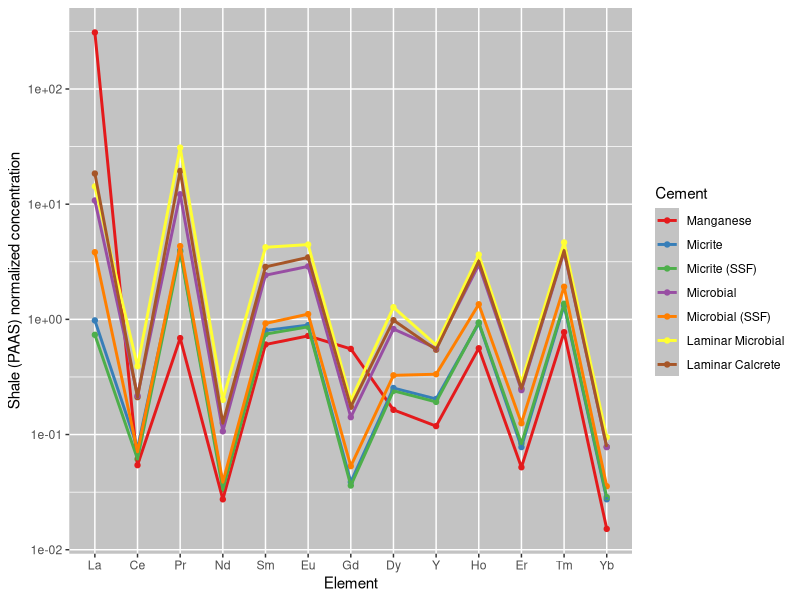
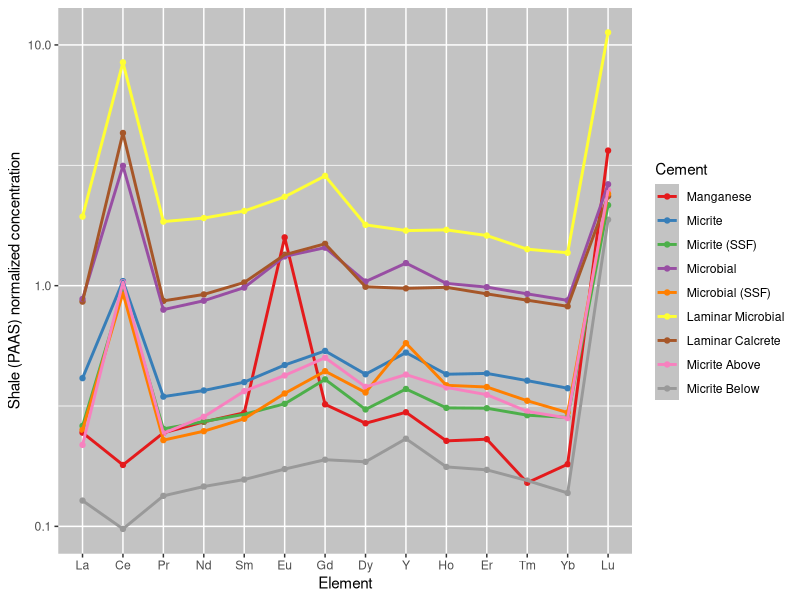
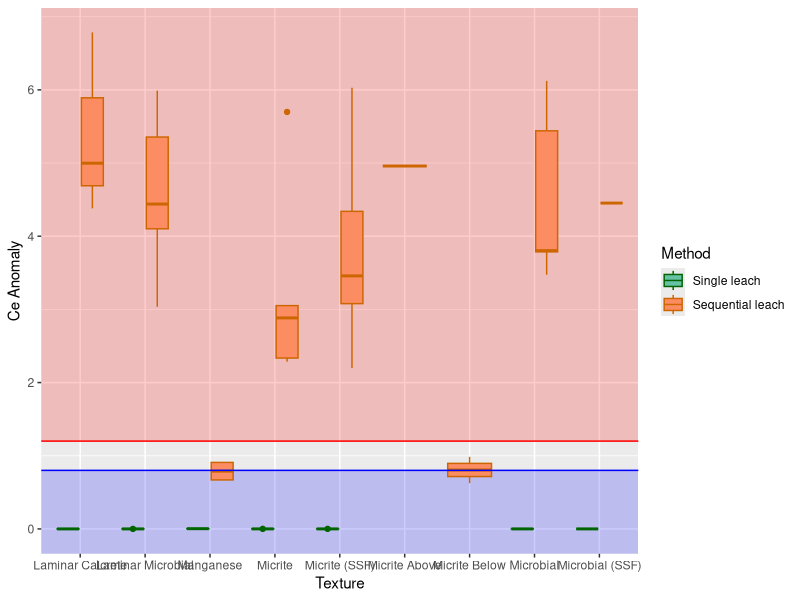
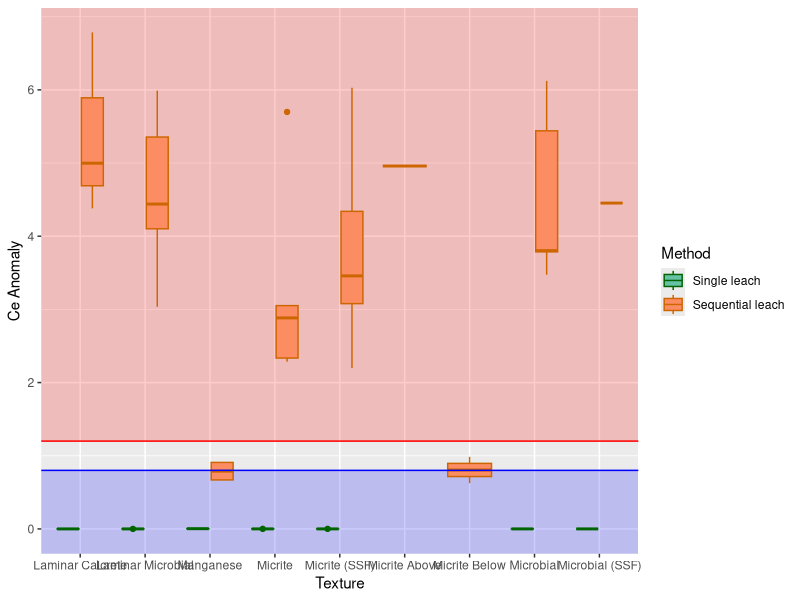

The R source for these figures, in order:
## ---- chunk 1
knitr::opts_chunk$set(echo = TRUE)
library(tidyverse)
library(readxl)
## ---- chunk 2
orig_data <- read_xlsx("ree_data_r.xlsx", 1)
rerun_data <- read_xlsx("jan2024 data.xlsx",4)
dil_data <- read_xlsx("jan2024 data DILUTED.xlsx",4)
cement_data <- read_excel("ree_data_r.xlsx", 2)
## ---- chunk 3
orig_data <- orig_data %>%
  rename(Sample = 1, Na = 2, Mg  = 3, K = 4, Ca = 5, V = 6, Cr = 7, Fe = 8, Mn = 9, Cu = 10, Zn = 11, Rb = 12, Sr = 13, Y = 14, Mo = 15, Ba = 16, La = 17, Ce = 18, Pr = 19, Nd = 20, Sm = 21, Eu = 22, Gd = 23, Dy = 24, Ho = 25, Er = 26, Tm = 27, Yb = 28, Lu = 29, Pb = 30, U = 31)

rerun_data <- rerun_data[-1,] %>%
  rename(Sample = 1, Na = 2, Mg  = 3, K = 4, Ca = 5, V = 6, Cr = 7, Fe = 8, Mn = 9, Cu = 10, Zn = 11, Rb = 12, Sr = 13, Y = 14, Mo = 15, Ba = 16, La = 17, Ce = 18, Pr = 19, Nd = 20, Sm = 21, Eu = 22, Gd = 23, Dy = 24, Ho = 25, Er = 26, Tm = 27, Yb = 28, Lu = 29, Pb = 30, U = 31)

dil_data <- dil_data[-1,] %>%
  rename(Sample = 1, Na = 2, Mg  = 3, K = 4, Ca = 5, V = 6, Cr = 7, Fe = 8, Mn = 9, Cu = 10, Zn = 11, Rb = 12, Sr = 13, Y = 14, Mo = 15, Ba = 16, La = 17, Ce = 18, Pr = 19, Nd = 20, Sm = 21, Eu = 22, Gd = 23, Dy = 24, Ho = 25, Er = 26, Tm = 27, Yb = 28, Lu = 29, Pb = 30, U = 31)

all_rerun <- bind_rows(rerun_data, dil_data) %>%
  mutate_at(2:31, as.numeric)
## ---- chunk 4
attach(orig_data)
orig_normalize <- orig_data %>%
  select("Sample", "La", "Ce", "Pr", "Nd", "Sm", "Eu", "Gd", "Dy", "Y", "Ho", "Er", "Tm", "Yb", "Lu") %>% #filter out non REY elements
  mutate(La = La/44.56, Ce = Ce/88.25, Pr = Pr/10.15, Nd = Nd/37.32, Sm = Sm/6.884, Eu = Eu/1.215, Gd = Gd/6.043, Dy = Dy/5.325, Y = Y/27.31, Ho = Ho/1.052, Er = Er/3.075, Tm = Tm/0.4510, Yb = Yb/3.012, Lu = Lu/0.4386) %>% #normalize values using PAAS data from Pourmand et al. 2012
    select("Sample", "La", "Ce", "Pr", "Nd", "Sm", "Eu", "Gd", "Dy", "Y", "Ho", "Er", "Tm", "Yb", "Lu") %>% #filter out non normalized values
  left_join(cement_data, by = c("Sample" = "Sample")) #attach cement to each observation


orig_normal <- data.frame(t(orig_normalize[2:15]))#transpose and remove first row containing sample names and cement row
colnames(orig_normal) <- orig_data$Sample #rename column names with sample names
orig_normal <- tibble::rownames_to_column(orig_normal, "element") %>%
  mutate(element = fct_inorder(element)) %>% #order elements
  pivot_longer(-element, names_to = "Sample", values_to = "Value") %>% #pivot data to have each element value as observation
  left_join(cement_data, by = c("Sample" = "Sample")) #attach cement to each observation
## ---- chunk 5
attach(all_rerun)
normalize <- all_rerun %>%
  select("Sample", "La", "Ce", "Pr", "Nd", "Sm", "Eu", "Gd", "Dy", "Y", "Ho", "Er", "Tm", "Yb", "Lu") %>% #filter out non REY elements
  mutate(La = La/44.56, Ce = Ce/88.25, Pr = Pr/10.15, Nd = Nd/37.32, Sm = Sm/6.884, Eu = Eu/1.215, Gd = Gd/6.043, Dy = Dy/5.325, Y = Y/27.31, Ho = Ho/1.052, Er = Er/3.075, Tm = Tm/0.4510, Yb = Yb/3.012, Lu = Lu/0.4386) %>% #normalize values using PAAS data from Pourmand et al. 2012
    select("Sample", "La", "Ce", "Pr", "Nd", "Sm", "Eu", "Gd", "Dy", "Y", "Ho", "Er", "Tm", "Yb", "Lu") %>% #filter out non normalized values
  left_join(cement_data, by = c("Sample" = "Sample")) #attach cement to each observation


normal <- data.frame(t(normalize[2:15]))#transpose and remove first row containing sample names and cement row
colnames(normal) <- all_rerun$Sample #rename column names with sample names
normal <- tibble::rownames_to_column(normal, "element") %>%
  mutate(element = fct_inorder(element)) %>% #order elements
  pivot_longer(-element, names_to = "Sample", values_to = "Value") %>% #pivot data to have each element value as observation
  left_join(cement_data, by = c("Sample" = "Sample")) #attach cement to each observation
## ---- chunk 6
orig_anomaly <- orig_normalize %>%
  mutate(
    Ce_anomaly = Ce/(Pr^2/Nd),
    Y_Ho_ratio = orig_data$Y/orig_data$Ho,
    Eu_anomaly = (2*Eu)/(Sm  + Gd),
    BSI = (2*(Sm + Gd + Dy)/3)/((La +Pr + Nd)/3+(Ho + Er +Tm +Yb +Lu)/5))

orig_anomaly_summ <- orig_anomaly %>%
  group_by(Cement) %>%
  summarise(
    Ce_mean = mean(Ce_anomaly),
    Ce_sd = sd(Ce_anomaly),
    Ce_max = max(Ce_anomaly),
    Ce_min = min(Ce_anomaly),
    YH_mean = mean(Y_Ho_ratio),
    YH_sd = sd(Y_Ho_ratio),
    YH_max = max(Y_Ho_ratio),
    YH_min = min(Y_Ho_ratio),
    Eu_mean = mean(Eu_anomaly),
    Eu_sd = sd(Eu_anomaly),
    Eu_max = max(Eu_anomaly),
    Eu_min = min(Eu_anomaly),
    BSI_mean = mean(BSI),
    BSI_sd = sd(BSI),
    BSI_max = max(BSI),
    BSI_min = min(BSI)
  )
## ---- chunk 7
anomaly <- normalize %>%
  mutate(
    Ce_anomaly = Ce/(Pr^2/Nd),
    Y_Ho_ratio = all_rerun$Y/all_rerun$Ho,
    Eu_anomaly = (2*Eu)/(Sm  + Gd),
    BSI = (2*(Sm + Gd + Dy)/3)/((La +Pr + Nd)/3+(Ho + Er +Tm +Yb +Lu)/5)) 

anomaly_summ <- anomaly %>%
  group_by(Cement) %>%
  summarise(
    Ce_mean = mean(Ce_anomaly),
    Ce_sd = sd(Ce_anomaly),
    Ce_max = max(Ce_anomaly),
    Ce_min = min(Ce_anomaly),
    YH_mean = mean(Y_Ho_ratio),
    YH_sd = sd(Y_Ho_ratio),
    YH_max = max(Y_Ho_ratio),
    YH_min = min(Y_Ho_ratio),
    Eu_mean = mean(Eu_anomaly),
    Eu_sd = sd(Eu_anomaly),
    Eu_max = max(Eu_anomaly),
    Eu_min = min(Eu_anomaly),
    BSI_mean = mean(BSI),
    BSI_sd = sd(BSI),
    BSI_max = max(BSI),
    BSI_min = min(BSI)
  )
## ---- chunk 8
combo_anomaly <- anomaly %>%
  mutate(method = "Sequential leach")
combo_anomaly <- orig_anomaly %>%
  mutate(method = "Single leach") %>%
  bind_rows(combo_anomaly) %>%
  mutate(method = factor(method, levels = c("Single leach", "Sequential leach")))
## ---- chunk 9
orig_cement_avg <- orig_normal %>%
  group_by(Cement, element) %>%
  summarise(
    n = n(),
    avg = mean(Value),
    sd = sd(Value)
  )
orig_cement_avg$Cement <- factor(orig_cement_avg$Cement, levels = c("Spar", "Microspar", "Manganese", "Micrite", "Micrite (SSF)", "Micrite (spicule)", "Microbial", "Microbial (SSF)", "Laminar Microbial", "Laminar Microbial (Strom)", "Laminar Microbial (sponge)", "Laminar Calcrete"))
## ---- chunk 10
cement_avg <- normal %>%
  group_by(Cement, element) %>%
  summarise(
    n = n(),
    avg = mean(Value),
    sd = sd(Value)
  )
cement_avg$Cement <- factor(cement_avg$Cement, levels = c("Spar", "Microspar", "Manganese", "Micrite", "Micrite (SSF)", "Micrite (spicule)", "Microbial", "Microbial (SSF)", "Laminar Microbial", "Laminar Microbial (Strom)", "Laminar Microbial (sponge)", "Laminar Calcrete", "Micrite Above", "Micrite Below"))
## ---- chunk 11
cement_aio <- orig_cement_avg %>% filter(element != "Lu")
cement_aio <- ggplot(cement_aio, aes(x = element, y = avg, color = Cement)) + 
  geom_point() +
  geom_line(aes(group = Cement), size = 1) +
  scale_y_log10() +
  scale_color_brewer(palette = "Set1") +
  theme(
   panel.background = element_rect(fill = "#C3C3C3"),
    legend.key = element_rect(fill = "#C3C3C3")
    ) +
  xlab("Element") +
  ylab("Shale (PAAS) normalized concentration")
cement_aio
## ---- chunk 12
cement_aio <- ggplot(cement_avg, aes(x = element, y = avg, color = Cement)) + 
  geom_point() +
  geom_line(aes(group = Cement), size = 1) +
  scale_y_log10() +
  scale_color_brewer(palette = "Set1") +
  theme(
   panel.background = element_rect(fill = "#C3C3C3"),
    legend.key = element_rect(fill = "#C3C3C3")
    ) +
  xlab("Element") +
  ylab("Shale (PAAS) normalized concentration")
cement_aio
## ---- chunk 13
ggplot(data = combo_anomaly, aes(x = Cement, y = Ce_anomaly, fill = method, color = method)) +
  annotate("rect", xmin= -Inf, xmax= Inf, ymin= 1.2 , ymax= Inf, alpha=0.2, fill="red") +
  annotate("rect", xmin = -Inf, xmax = Inf, ymin = -Inf, ymax = 0.8, alpha = 0.2, fill = "blue") +
  geom_boxplot() +
  scale_color_manual(name = "Method", values = c("darkgreen", "darkorange3")) +
  scale_fill_brewer(name = "Method", palette = "Set2") +
  geom_hline(yintercept = 0.8, color = "blue") +
  geom_hline(yintercept = 1.2, color = "red") +
  xlab("Texture") +
  ylab("Ce Anomaly")
  
## ---- chunk 14
ggplot(data = combo_anomaly, aes(x = Cement, y = Ce_anomaly, fill = method, color = method)) +
  annotate("rect", xmin= -Inf, xmax= Inf, ymin= 1.2 , ymax= Inf, alpha=0.2, fill="red") +
  annotate("rect", xmin = -Inf, xmax = Inf, ymin = -Inf, ymax = 0.8, alpha = 0.2, fill = "blue") +
  geom_boxplot() +
  scale_color_manual(name = "Method", values = c("darkgreen", "darkorange3")) +
  scale_fill_brewer(name = "Method", palette = "Set2") +
  geom_hline(yintercept = 0.8, color = "blue") +
  geom_hline(yintercept = 1.2, color = "red") +
  xlab("Texture") +
  ylab("Ce Anomaly")
  
